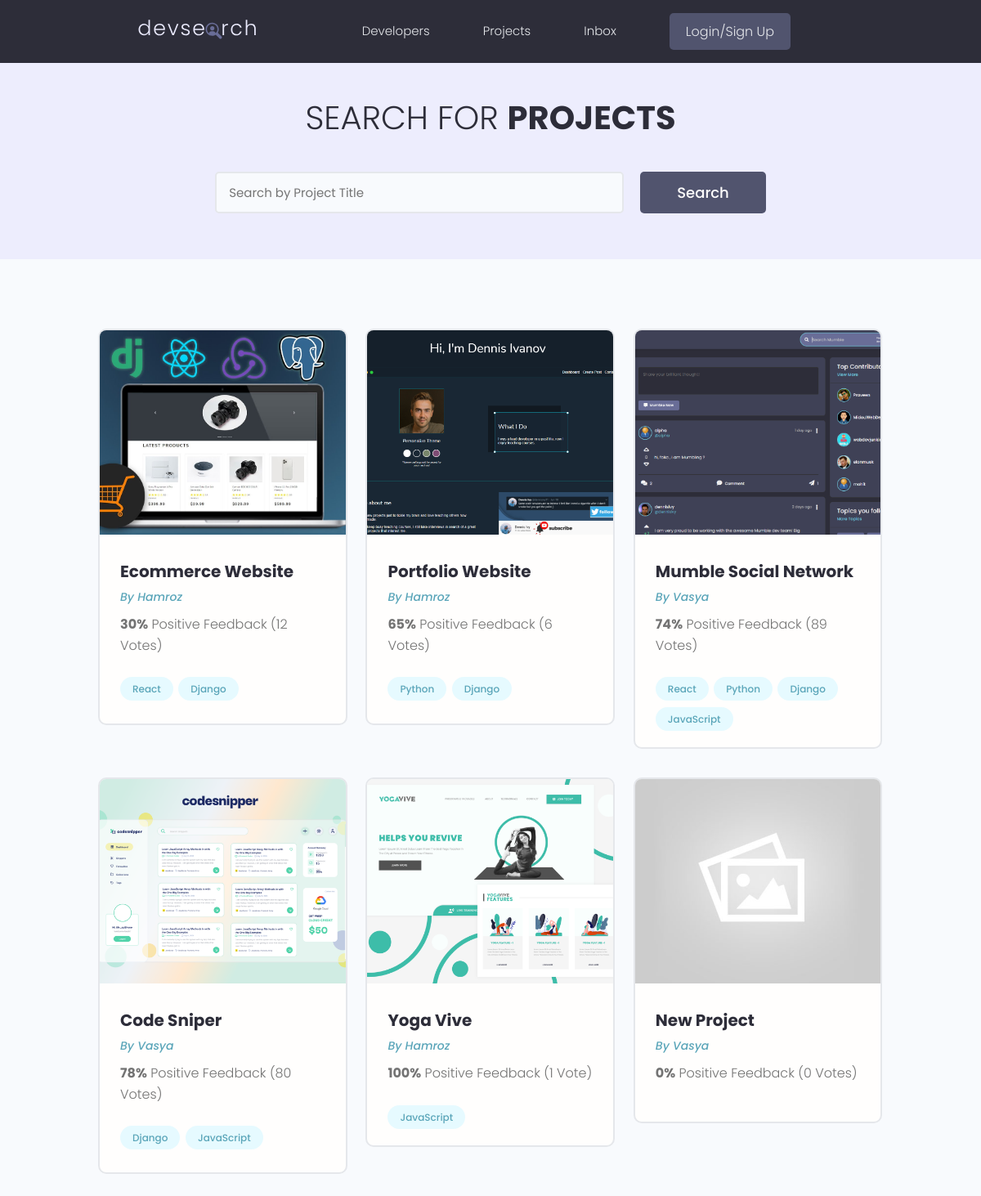
The page /projects/ on the database as committed earlier.
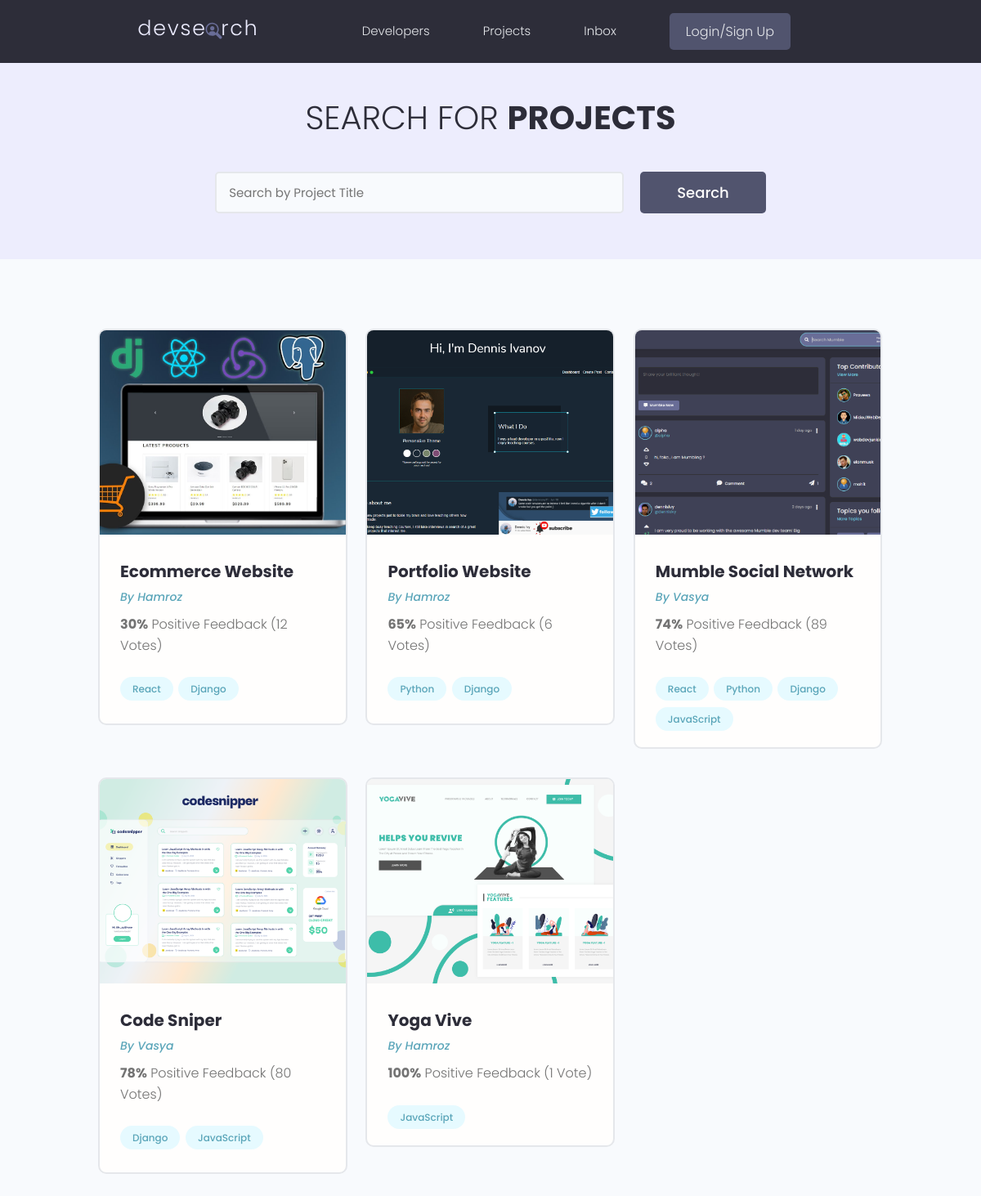
The same page on the database as committed later.
### projects/models.py (models this page shows, shortened)
class Project(models.Model):
    owner = models.ForeignKey(Profile, null=True, blank=True, on_delete=models.SET_NULL)
    title = models.CharField(max_length=200)
    description = models.TextField(
        null=True, blank=True
    )  # null and blank True means filling the description is not a must
    featured_image = models.ImageField(null=True, blank=True, default="default.jpg")
    demo_link = models.CharField(max_length=2000, null=True, blank=True)
    source_link = models.CharField(max_length=2000, null=True, blank=True)
    tags = models.ManyToManyField("Tag", blank=True)
    vote_total = models.IntegerField(default=0, null=True, blank=True)
    vote_ratio = models.IntegerField(default=0, null=True, blank=True)
    created = models.DateTimeField(auto_now_add=True)
    id = models.UUIDField(
        default=uuid.uuid4, unique=True, primary_key=True, editable=False
    )
    class Meta:
        ordering = ['created'] # in ordering if we put dash (-), it will reverse it. Meaning it will go from newest to the latest

class Tag(models.Model):
    name = models.CharField(max_length=200)
    created = models.DateTimeField(auto_now_add=True)
    id = models.UUIDField(
        default=uuid.uuid4, unique=True, primary_key=True, editable=False
    )
    def __str__(self):
        return self.name

### users/models.py (models this page shows, shortened)
class Profile(models.Model):
    user = models.OneToOneField(User, on_delete=models.CASCADE, blank=True, null=True)
    name = models.CharField(max_length=200, blank=True, null=True)
    email = models.EmailField(max_length=500, blank=True, null=True)
    username = models.CharField(max_length=200, blank=True, null=True)
    location = models.CharField(max_length=200, blank=True, null=True)
    short_intro = models.CharField(max_length=200, blank=True, null=True)
    bio = models.TextField(blank=True, null=True)
    profile_image = models.ImageField(
        blank=True,
        null=True,
        upload_to="profiles/",
        default="profiles/user-default.png",
    )
    social_github = models.CharField(max_length=200, blank=True, null=True)
    social_twitter = models.CharField(max_length=200, blank=True, null=True)
    social_linkedin = models.CharField(max_length=200, blank=True, null=True)
    social_youtube = models.CharField(max_length=200, blank=True, null=True)
    social_website = models.CharField(max_length=200, blank=True, null=True)
    created = models.DateTimeField(auto_now_add=True)
    id = models.UUIDField(
        default=uuid.uuid4, unique=True, primary_key=True, editable=False
    )

### projects/views.py (the view)
# urls.py: path("projects/", include("projects.urls")),
def projects(request):
    projects, search_query = searchProject(request)
    custom_range, projects = paginateProjects(request, projects, 6)
    context = {"projects": projects, 'search_query': search_query, "custom_range": custom_range}
    return render(request, "projects/projects.html", context)

### projects/utils.py (called while the page is built)
def paginateProjects(request, projects, results):
    page = request.GET.get('page')
    paginator = Paginator(projects, results)
    try:
        projects = paginator.page(page)
    except PageNotAnInteger:
        page = 1
        projects = paginator.page(page)
    except EmptyPage:
        page = paginator.num_pages
        projects = paginator.page(page)
    leftIndex = (int(page) - 4)
    if leftIndex < 1:
        leftIndex = 1
    rightIndex = (int(page) + 5)
    if rightIndex > paginator.num_pages:
        rightIndex = paginator.num_pages + 1
    custom_range = range(leftIndex, rightIndex)
    return custom_range, projects

def searchProject(request):
    search_query = ''
    if request.GET.get('search_query'):
        search_query = request.GET.get('search_query')
    tags = Tag.objects.filter(name__icontains=search_query)
    projects = Project.objects.distinct().filter(
        Q(title__icontains=search_query) |
        Q(description__icontains=search_query) |
        Q(owner__name__icontains=search_query) |
        Q(tags__in = tags)
    )
    return projects, search_query

### projects/templates/projects/projects.html (shortened to what this page needs)
{% extends "main.html" %}
{% block content %}
<main class="projects">
    <section class="hero-section text-center">
        <div class="container container--narrow">
            <div class="hero-section__box">
                <h2>Search for <span>Projects</span></h2>
            </div>
            <div class="hero-section__search">
                <form id='searchForm' class="form" action="{% url 'projects' %}" method="get">
                    <div class="form__field">
                        <input class="input input--text" id="formInput#search" type="text" name="search_query"
                            value="{{search_query}}" placeholder="Search by Project Title" />
                    </div>
                    <input class="btn btn--sub btn--lg" type="submit" value="Search" />
                </form>
            </div>
        </div>
    </section>
    <section class="projectsList">
        <div class="container">
            <div class="grid grid--three">
                {% for project in projects %}
                <div class="column">
                    <div class="card project">
                        <a href="{% url 'project' project.id %}" class="project">
                            <img class="project__thumbnail" src="{{ project.featured_image.url }}"
                                alt="project thumbnail" />
                            <div class="card__body">
                                <h3 class="project__title">{{project.title}}</h3>
                                <p>
                                    <a class="project__author" href="{% url 'user-profile' project.owner.id %}">By
                                        {{project.owner.name}}</a>
                                </p>
                                <p class="project--rating">
                                    <span style="font-weight: bold;">{{project.vote_ratio}}%</span> Positive
                                    Feedback ({{project.vote_total}} Vote{{project.vote_total|pluralize:"s"}})
                                </p>
                                <div class="project__tags">
                                    {% for tag in project.tags.all %}
                                    <span class="tag tag--pill tag--main">
                                        <small>{{tag}}</small>
                                    </span>
                                    {% endfor %}
                                </div>
                            </div>
                        </a>
                    </div>
                </div>
                {% endfor %}
            </div>
        </div>
    </section>
</main>
{% endblock content %}

Rows that differ between the two databases and show on the page:
removed Project: featured_image (placeholder picture), title "New Project", owner.name "Vasya", vote_ratio "0", vote_total "0"
